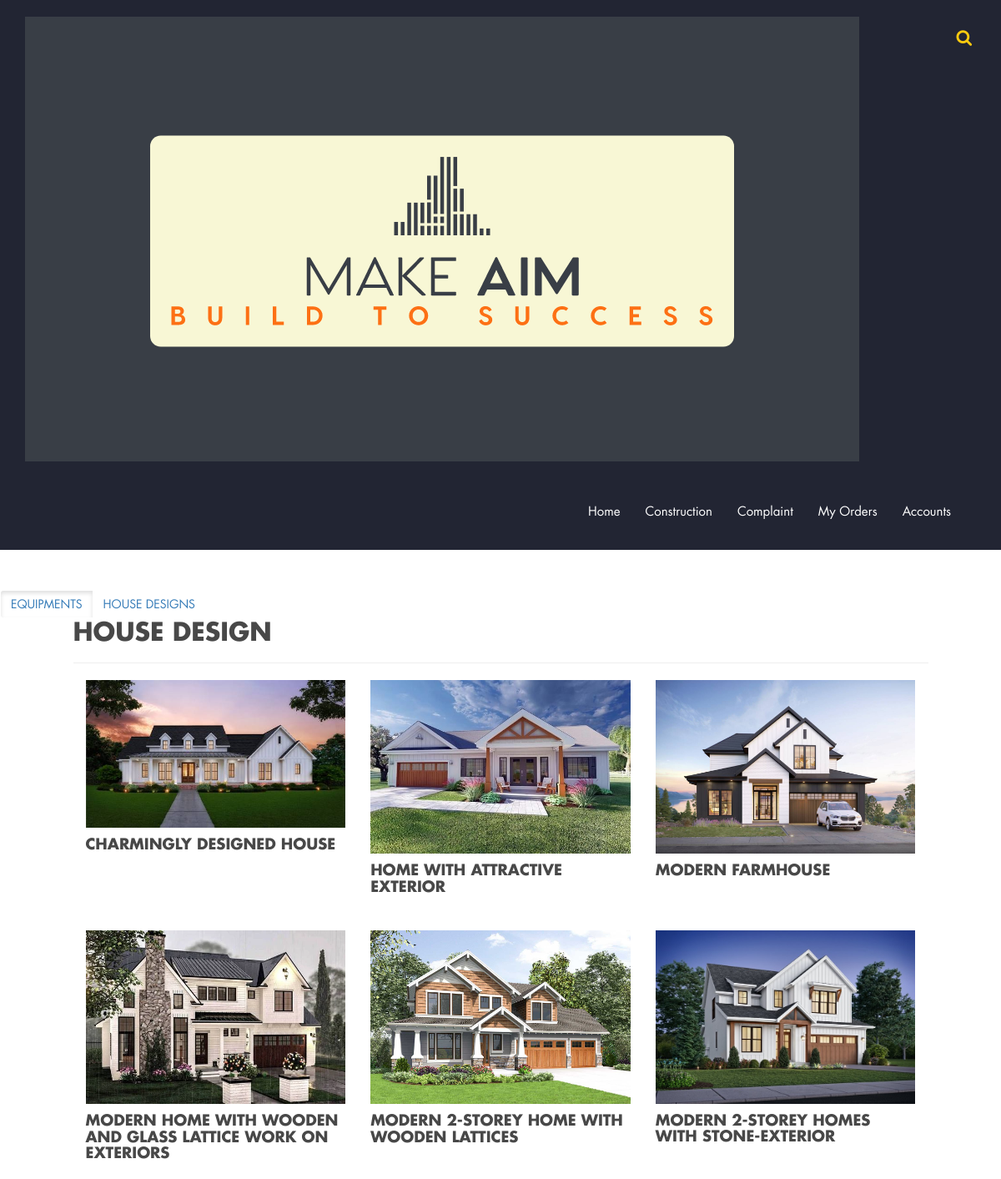
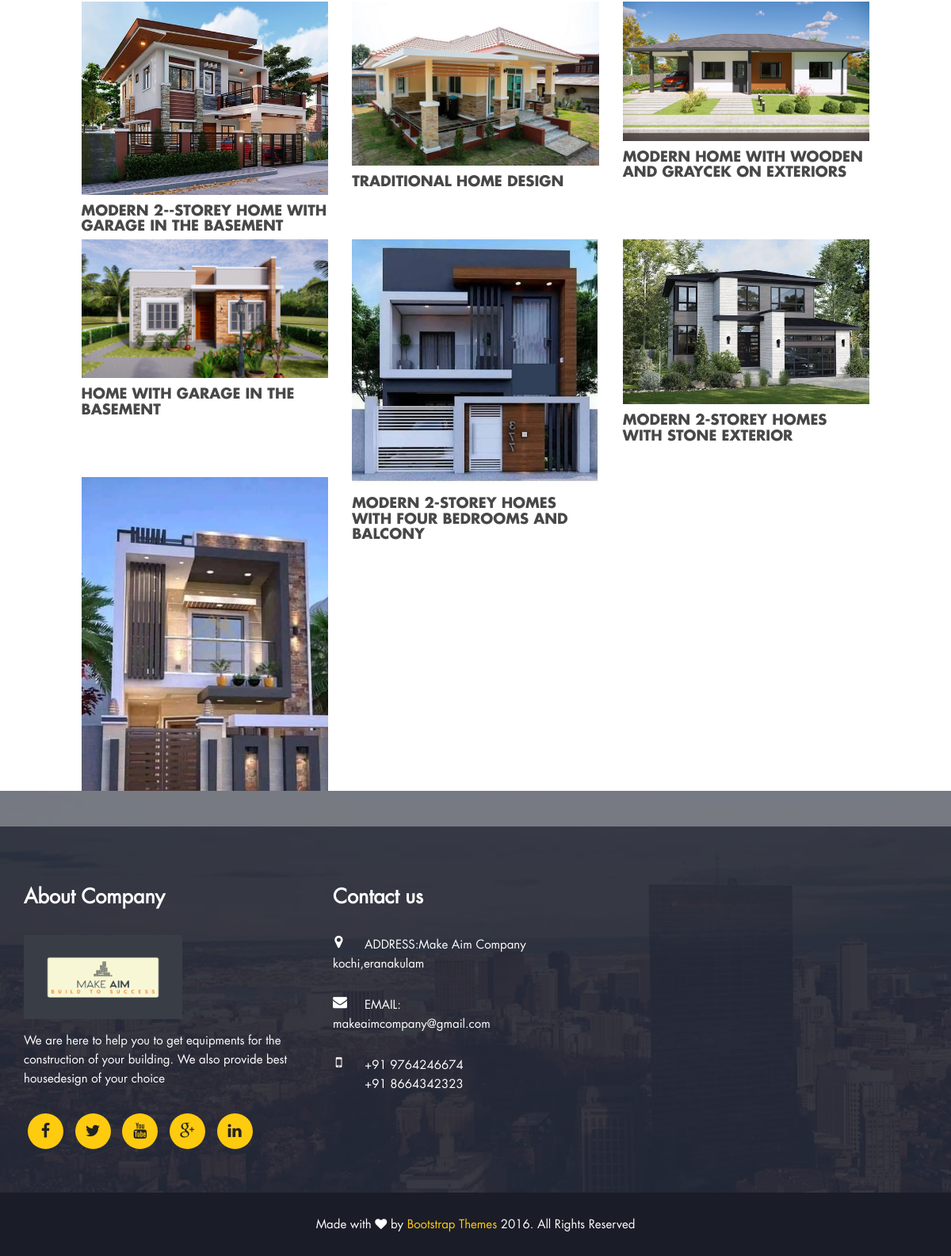
/house/, run on the app's committed database (2 pictures, top to bottom).
### admin/models.py (models this page shows, shortened)
class HouseDesign(models.Model):
    name = models.CharField(max_length=100)
    description = models.TextField(blank=True)
    style_choices = [
        ('modern', 'Modern'),
        ('traditional', 'Traditional'),
        ('contemporary', 'Contemporary'),
        ('rustic', 'Rustic')
    ]
    style = models.CharField(choices=style_choices, max_length=20)
    square_footage = models.IntegerField()
    num_bedrooms = models.IntegerField()
    num_bathrooms = models.IntegerField()
    num_floors = models.IntegerField()
    garage_choices = [
        ('none', 'None'),
        ('attached', 'Attached'),
        ('detached', 'Detached')
    ]
    garage = models.CharField(choices=garage_choices, max_length=20, default='none')
    image = models.ImageField(upload_to='house_designs/', blank=True)

### customer/views.py (the view)
# urls.py: path('house/', housedesigns, name='custome_housedesigns'),
def housedesigns(request):
    housedesigns = HouseDesign.objects.all()
    return render(request, 'customer/house.html', {'housedesigns': housedesigns})

### customer/templates/customer/house.html
{% extends 'customer/shared/base.html' %}
{% load static %}
{% load crispy_forms_tags %}
{% block main %}
<br>
<br>
<div class="btn-group c">
    <a href="{% url 'custome_index' %}" class="btn btn-outline-primary active">EQUIPMENTS</a>
    <a href="{% url 'custome_housedesigns' %}" class="btn btn-outline-primary">HOUSE DESIGNS</a>
</div>
<div class="row">
    <div class="col-sm-1"></div>
    <div class="col-sm-10 col-xl-4">
        <div class="row align-items-start">
            <h2>House Design</h2>
            <hr>
            {% for design in housedesigns %}
            <div class="col-sm-4 ml-2 my-5">
                <a href="{% url 'custome_housedesignsdetails' id=design.id %}">
                    <div class="card bg-light"  style="width: 100%;height: 300px;">
                        <img class="card-img-top" src="/media/{{design.image}}" alt="" style="width: 100%;">
                        <div class="card-body">
                            <h4 class="card-title">{{ design.name }}</h4>
                        </div>
                    </div>
                </a>
            </div>
            {% endfor %}
        </div>
    </div>
    <div class="col-sm-1"></div>
</div>
<br>
<br>
<br>
<br>
{% endblock main %}

### customer/templates/customer/shared/base.html (shortened to what this page needs)
{% load static %}
<!DOCTYPE html>
 <html lang="en">
    <head>
        <link rel="stylesheet" href="{% static 'custom-font/fonts.css' %}" />
        <link rel="stylesheet" href="{% static 'css/bootstrap.min.css' %}" />
        <link rel="stylesheet" href="css/font-awesome.min.css" />
        <link rel="stylesheet" href="{% static 'css/bootsnav.css' %}">
        <link rel="stylesheet" type="text/css" href="{% static 'css/jquery.fancybox.css' %}" media="screen" />
        <link rel="stylesheet" href="{% static 'css/custom.css' %}" />
    </head>
    <body>
        {% include 'customer/shared/nav.html' %}
        <section id="home" class="home">
            {% block main %}
            {% endblock main %}
        </section>
        <footer>
            <div class="container footer_top">
                <div class="row">
                    <div class="col-lg-4 col-sm-7">
                        <div class="footer_item">
                            <h4>About Company</h4>
                            <img class="logo" src="static/images/logoproj.png" alt="Construction" />
                            <p>We are here to help you to get equipments for the construction of your building. We also provide best housedesign of your choice </p>
                            <ul class="list-inline footer_social_icon">
                                <li><a href=""><span class="fa fa-facebook"></span></a></li>
                                <li><a href=""><span class="fa fa-twitter"></span></a></li>
                                <li><a href=""><span class="fa fa-youtube"></span></a></li>
                                <li><a href=""><span class="fa fa-google-plus"></span></a></li>
                                <li><a href=""><span class="fa fa-linkedin"></span></a></li>
                            </ul>
                        </div>
                    </div>
                    <div class="col-lg-3 col-sm-5">
                        <div class="footer_item">
                            <h4>Contact us</h4>
                            <ul class="list-unstyled footer_contact">
                                <li><a href=""><span class="fa fa-map-marker"></span>ADDRESS:Make Aim Company kochi,eranakulam</a></li>
                                <li><a href=""><span class="fa fa-envelope"></span> EMAIL: makeaimcompany@gmail.com</a></li>
                                <li><a href=""><span class="fa fa-mobile"></span><p>+91 9764246674 <br />+91 8664342323</p></a></li>
                            </ul>
                        </div>
                    </div>
                </div>
            </div>
            <div class="footer_bottom text-center">
                <p class="wow fadeInRight">
                    Made with
                    <i class="fa fa-heart"></i>
                    by
                    <a target="_blank" href="http://bootstrapthemes.co">Bootstrap Themes</a>
                    2016. All Rights Reserved
                </p>
            </div>
        </footer>
    </body>
</html>

### customer/templates/customer/shared/nav.html (shortened to what this page needs)
<header>
    <nav class="navbar bootsnav">
        <div class="container">
            <div class="attr-nav">
                <ul>
                    <li class="search"><a href="#"><i class="fa fa-search"></i></a></li>
                </ul>
            </div>
            <div class="navbar-header">
                <a class="navbar-brand" href=""><img class="logo" src="static/images/logoproj.png" alt="" ></a>
            </div>
            <div class="collapse navbar-collapse" id="navbar-menu">
                <ul class="nav navbar-nav menu">
                    <li><a href="{% url 'custome_index' %}">Home</a></li>
                    <li class="nav-item dropdown">
                        <a class="nav-link dropdown-toggle" href="#" id="navbarDropdown" role="button" data-toggle="dropdown" aria-haspopup="true" aria-expanded="false">
                          Construction
                        </a>
                      </li>
                    <li><a href="{% url 'custome_add_compalints' %}">Complaint</a></li>
                    <li><a href="{% url 'custome_my_orders' %}">My Orders</a></li>
                    <li class="nav-item dropdown">
                        <a class="nav-link dropdown-toggle" href="#" id="navbarDropdown" role="button" data-toggle="dropdown" aria-haspopup="true" aria-expanded="false">
                          Accounts
                        </a>
                      </li>
                </ul>
            </div>
        </div>
    </nav>
</header>

### static/css/bootsnav.css (style rules this page uses)
nav.bootsnav .container { position: relative; }
nav.navbar.bootsnav { margin-bottom: 0; -moz-border-radius: 0px; -webkit-border-radius: 0px; -o-border-radius: 0px; border-radius: 0px; background-color: #fff; border: none; border-bottom: solid 1px #e0e0e0; z-index: 9; }
nav.navbar.bootsnav ul.nav > li > a { color: #6f6f6f; background-color: transparent !important; }
.attr-nav { float: right; display: inline-block; margin-left: 13px; margin-right: -15px; }
.attr-nav > ul { padding: 0; margin: 0 0 -7px 0; list-style: none; display: inline-block; }
.attr-nav > ul > li { float: left; display: block; }
.attr-nav > ul > li > a { color: #6f6f6f; display: block; padding: 28px 15px; position: relative; }
body { -webkit-transition: all 0.3s ease-in-out; -moz-transition: all 0.3s ease-in-out; -o-transition: all 0.3s ease-in-out; -ms-transition: all 0.3s ease-in-out; transition: all 0.3s ease-in-out; }
nav.navbar.bootsnav ul.nav > li > a { padding: 30px 15px; }

### static/css/custom.css (style rules this page uses)
body { font-size: 15px; line-height: 24px; font-family: 'futura_ltbook', sans-serif; color: #484848; }
h1, h2, h3, h4, h5, h6 { font-weight: bold; text-transform: uppercase; color: #484848; font-family: 'futura_ltbold', sans-serif; }
h2 { font-size: 30px; margin: 0 0 20px; }
img { width: 100%; }
a,button { outline: 0 !important; }
.list-inline.info a,.list-inline.social_icon a,nav.navbar.bootsnav ul.nav > li > a,.attr-nav > ul > li > a,.btn.know_btn,#filters > button,.portfolio_hover_area,.portfolio_hover_area .fa,.testimonial_content,.testimonial_content p:first-child::before,#contact_form .form-control,#contact_form .btn.submit_btn,footer a,.footer_social_icon .fa,.post .date,#scrollUp { transition: all 0.4s ease; -webkit-transition: all 0.4s ease; -moz-transition: all 0.4s ease; -o-transition: all 0.4s ease; -ms-transition: all 0.4s ease; }
nav.navbar.bootsnav { background: #222533 none repeat scroll 0 0; border: 0 none; }
nav.navbar.bootsnav ul.nav > li > a { color: #fff; }
.navbar-brand { height: auto; padding: 20px 15px; }
#navbar-menu { margin: 6px 0; }
.nav.navbar-nav.menu { float: right; }
.attr-nav { margin: 5px -10px 0 0; }
.attr-nav > ul > li > a { color: #ffcb0f; font-size: 20px; }
footer { background: url(../images/footer_bg.jpg)no-repeat; background-size:cover; position:relative; padding-top:45px; }
footer::before { background: rgba(255, 255, 255, 0.33) none repeat scroll 0 0; content: ""; height: 45px; left: 0; position: absolute; top: 0; width: 100%; z-index: 1; }
footer::after { background: rgba(34, 37, 51, 0.9) none repeat scroll 0 0; content: ""; height: 100%; left: 0; position: absolute; top: 0; width: 100%; }
.footer_top,.footer_bottom { position:relative; z-index:1; color:#fff; }
.footer_item { margin-top: 75px; }
.footer_item > h4 { color: #fff; font-family: "futura_ltbook",sans-serif; font-size: 25px; margin-bottom: 34px; text-transform: inherit; }
.footer_item .list-unstyled > li a { color: #fff; }
.footer_item .logo { margin-bottom: 15px; width: 200px; }
.list-inline.footer_social_icon { margin: 32px 0 0; }
.footer_social_icon .fa { background: #ffcb0f none repeat scroll 0 0; border-radius: 100%; color: #222; font-size: 20px; height: 45px; padding: 12px; text-align: center; width: 45px; }
.list-unstyled.post,.list-unstyled.footer_contact { margin-top: -14px; }
.list-unstyled.post > li,.list-unstyled.footer_contact > li { padding: 14px 0; overflow:hidden; }
.footer_contact .fa { margin-right: 25px; text-align: center; width: 15px; float: left; font-size:18px; }
.list-unstyled.footer_contact p { overflow: hidden; }
.footer_bottom { background: #1a1c27 none repeat scroll 0 0; padding: 28px 0 18px; margin-top:55px; }
.footer_bottom a { color: #ffcb0f; }

### data on the page
HouseDesign: image (picture), name "CHARMINGLY DESIGNED HOUSE"
HouseDesign: image (picture), name "HOME WITH ATTRACTIVE EXTERIOR"
HouseDesign: image (picture), name "MODERN FARMHOUSE"
HouseDesign: image (picture), name "MODERN HOME WITH WOODEN AND GLASS LATTICE WORK ON EXTERIORS"
HouseDesign: image (picture), name "MODERN 2-STOREY HOME WITH WOODEN LATTICES"
HouseDesign: image (picture), name "MODERN 2-STOREY HOMES WITH STONE-EXTERIOR"
HouseDesign: image (picture), name "MODERN 2--STOREY HOME WITH GARAGE IN THE BASEMENT"
HouseDesign: image (picture), name "TRADITIONAL HOME DESIGN"
HouseDesign: image (picture), name "MODERN HOME WITH WOODEN AND GRAYCEK ON EXTERIORS"
HouseDesign: image (picture), name "HOME WITH GARAGE IN THE BASEMENT"
HouseDesign: image (picture), name "MODERN 2-STOREY HOMES WITH FOUR BEDROOMS AND BALCONY"
HouseDesign: image (picture), name "MODERN 2-STOREY HOMES WITH STONE EXTERIOR"
HouseDesign: image (picture)
